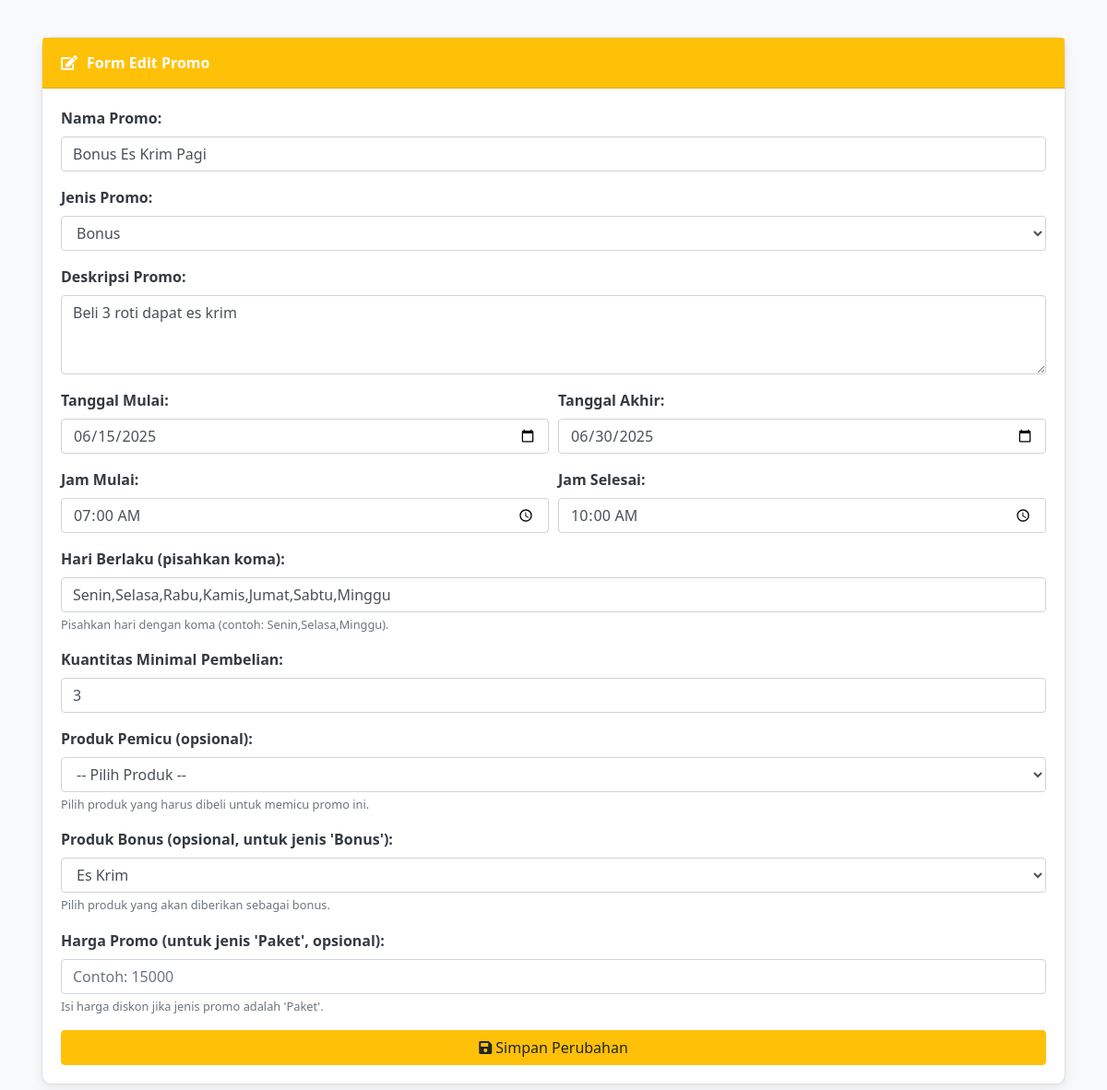
The page /kasir-app/modules/edit_promo.php?id=2 (signed in) on the database its author committed.
### tables this page shows
CREATE TABLE `promo` (
  `id_promo` int(11) NOT NULL,
  `nama_promo` varchar(100) NOT NULL,
  `jenis` enum('paket','bonus') NOT NULL,
  `deskripsi` text DEFAULT NULL,
  `tanggal_mulai` date NOT NULL,
  `tanggal_akhir` date NOT NULL,
  `waktu_mulai` time NOT NULL,
  `waktu_selesai` time NOT NULL,
  `berlaku_hari` varchar(100) DEFAULT NULL,
  `minimal_qty` int(11) NOT NULL DEFAULT 1,
  `id_produk_trigger` int(11) DEFAULT NULL,
  `id_produk_bonus` int(11) DEFAULT NULL,
  `harga_promo` int(11) DEFAULT NULL
);

CREATE TABLE `produk` (
  `id_produk` int(11) NOT NULL,
  `nama_produk` varchar(100) NOT NULL,
  `harga` int(11) NOT NULL,
  `stok` int(11) DEFAULT 0
);

### kasir-app/modules/edit_promo.php (the view, shortened to what this page needs)
<?php
include("../config/db.php");
$id = intval($_GET['id']);
$promo_query = $koneksi->prepare("SELECT * FROM promo WHERE id_promo = ?");
$promo_query->bind_param("i", $id);
$promo_query->execute();
$promo_result = $promo_query->get_result();
$promo = $promo_result->fetch_assoc();
$produk = $koneksi->query("SELECT * FROM produk");
?>
<!DOCTYPE html>
<html lang="id">
<head>
    <link href="https://stackpath.bootstrapcdn.com/bootstrap/4.5.2/css/bootstrap.min.css" rel="stylesheet">
    <link rel="stylesheet" href="https://cdnjs.cloudflare.com/ajax/libs/font-awesome/5.15.3/css/all.min.css">
</head>
<body>
    <div class="container">
        <div class="card">
            <div class="card-header">
                <i class="fas fa-edit"></i> Form Edit Promo
            </div>
            <div class="card-body">
                <form method="post">
                    <div class="form-group">
                        <label for="nama_promo">Nama Promo:</label>
                        <input type="text" class="form-control" id="nama_promo" name="nama_promo" value="<?= htmlspecialchars($promo['nama_promo']) ?>" required>
                    </div>
                    <div class="form-group">
                        <label for="jenis">Jenis Promo:</label>
                        <select class="form-control" id="jenis" name="jenis" required>
                            <option value="bonus" <?= $promo['jenis'] == 'bonus' ? 'selected' : '' ?>>Bonus</option>
                        </select>
                    </div>
                    <div class="form-group">
                        <label for="deskripsi">Deskripsi Promo:</label>
                        <textarea class="form-control" id="deskripsi" name="deskripsi" rows="3"><?= htmlspecialchars($promo['deskripsi']) ?></textarea>
                    </div>
                    <div class="form-row">
                        <div class="form-group col-md-6">
                            <label for="tanggal_mulai">Tanggal Mulai:</label>
                            <input type="date" class="form-control" id="tanggal_mulai" name="tanggal_mulai" value="<?= $promo['tanggal_mulai'] ?>" required>
                        </div>
                        <div class="form-group col-md-6">
                            <label for="tanggal_akhir">Tanggal Akhir:</label>
                            <input type="date" class="form-control" id="tanggal_akhir" name="tanggal_akhir" value="<?= $promo['tanggal_akhir'] ?>" required>
                        </div>
                    </div>
                    <div class="form-row">
                        <div class="form-group col-md-6">
                            <label for="waktu_mulai">Jam Mulai:</label>
                            <input type="time" class="form-control" id="waktu_mulai" name="waktu_mulai" value="<?= $promo['waktu_mulai'] ?>" required>
                        </div>
                        <div class="form-group col-md-6">
                            <label for="waktu_selesai">Jam Selesai:</label>
                            <input type="time" class="form-control" id="waktu_selesai" name="waktu_selesai" value="<?= $promo['waktu_selesai'] ?>" required>
                        </div>
                    </div>
                    <div class="form-group">
                        <label for="berlaku_hari">Hari Berlaku (pisahkan koma):</label>
                        <input type="text" class="form-control" id="berlaku_hari" name="berlaku_hari" value="<?= htmlspecialchars($promo['berlaku_hari']) ?>" placeholder="Contoh: Senin,Selasa,Jumat" required>
                        <small class="form-text text-muted">Pisahkan hari dengan koma (contoh: Senin,Selasa,Minggu).</small>
                    </div>
                    <div class="form-group">
                        <label for="minimal_qty">Kuantitas Minimal Pembelian:</label>
                        <input type="number" class="form-control" id="minimal_qty" name="minimal_qty" value="<?= $promo['minimal_qty'] ?>" min="1" required>
                    </div>
                    <div class="form-group">
                        <label for="id_produk_trigger">Produk Pemicu (opsional):</label>
                        <select class="form-control" id="id_produk_trigger" name="id_produk_trigger">
                            <option value="">-- Pilih Produk --</option>
                            <?php
                            $produk->data_seek(0);
                            ?>
                        </select>
                        <small class="form-text text-muted">Pilih produk yang harus dibeli untuk memicu promo ini.</small>
                    </div>
                    <div class="form-group">
                        <label for="id_produk_bonus">Produk Bonus (opsional, untuk jenis 'Bonus'):</label>
                        <select class="form-control" id="id_produk_bonus" name="id_produk_bonus">
                            <?php
                            $produk->data_seek(0);
                            while ($row = $produk->fetch_assoc()):
                            ?>
                                <option value="<?= $row['id_produk'] ?>" <?= ($promo['id_produk_bonus'] == $row['id_produk']) ? 'selected' : '' ?>>
                                    <?= htmlspecialchars($row['nama_produk']) ?>
                                </option>
                            <?php endwhile; ?>
                        </select>
                        <small class="form-text text-muted">Pilih produk yang akan diberikan sebagai bonus.</small>
                    </div>
                    <div class="form-group">
                        <label for="harga_promo">Harga Promo (untuk jenis 'Paket', opsional):</label>
                        <input type="number" class="form-control" id="harga_promo" name="harga_promo" value="<?= $promo['harga_promo'] ?>" placeholder="Contoh: 15000">
                        <small class="form-text text-muted">Isi harga diskon jika jenis promo adalah 'Paket'.</small>
                    </div>
                    <button type="submit" class="btn btn-warning btn-block"><i class="fas fa-save"></i> Simpan Perubahan</button>
                </form>
            </div>
        </div>
    </div>
</body>
</html>

### kasir-app/modules/edit_promo.php (style rules this page uses)
body { background-color: #f8f9fa; font-family: 'Segoe UI', Tahoma, Geneva, Verdana, sans-serif; }
.container { margin-top: 40px; margin-bottom: 40px; }
.card { border-radius: 10px; box-shadow: 0 4px 12px rgba(0,0,0,0.08); }
.card-header { background-color: #ffc107; color: white; border-top-left-radius: 10px; border-top-right-radius: 10px; font-weight: bold; padding: 15px 20px; display: flex; align-items: center; }
.card-header i { margin-right: 10px; }
.form-group label { font-weight: 600; color: #343a40; }
.btn-warning { background-color: #ffc107; border-color: #ffc107; transition: background-color 0.2s ease; color: #212529; }

### rows shown on the page
promo: nama_promo "Bonus Es Krim Pagi", jenis "Bonus", deskripsi "Beli 3 roti dapat es krim", tanggal_mulai "06/15/2025", tanggal_akhir "06/30/2025", waktu_mulai "07:00:00", waktu_selesai "10:00:00", berlaku_hari "Senin,Selasa,Rabu,Kamis,Jumat,Sabtu,Minggu", minimal_qty "3", id_produk_bonus "Es Krim"
